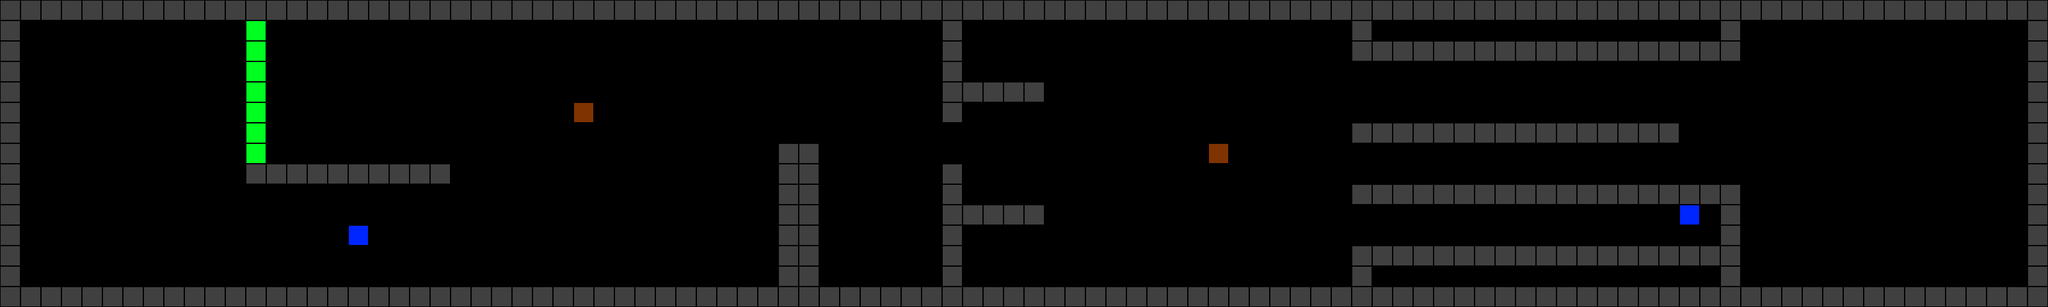

A level layout from a 2D game, rendered from its tile map. Below: a short description, then the map file with tile-grid data replaced by summaries:
An orthogonal 100x15 tile map with 32x32 px tiles, 1 tile layer (Tile Layer 1).

<map version="1.0" orientation="orthogonal" renderorder="right-down" width="100" height="15" tilewidth="32" tileheight="32" nextobjectid="1">
 <tileset firstgid="1" name="Spritesheet" tilewidth="32" tileheight="32" tilecount="100">
  <image source="../res/spritesheet.png" trans="ff00e1" width="320" height="320" />
 </tileset>
 <layer name="Tile Layer 1" width="100" height="15">
  <data>[1500 cells, 380 non-empty, 11 distinct tile ids]</data>
 </layer>
</map>
